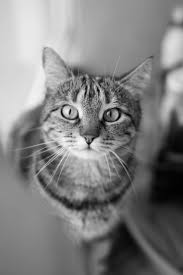
#> input picture images/images1.jpeg, 183 x 275 px
$ python transformations.py
#> lines starting #> are read from the running program, lines starting #| are printed output that depends on the picture
#> further down, image is the input picture: shape (275, 183); min 0, max 255, mean 128.4
import cv2
import numpy as np
import matplotlib.pyplot as plt

# Function for contrast stretching (linear contrast)
def contrast_stretching(image):
    min_val = np.min(image)
#> min_val = 0
    max_val = np.max(image)
#> max_val = 255
    contrast_image = (image - min_val) * (255 / (max_val - min_val))
    contrast_image = np.clip(contrast_image, 0, 255).astype(np.uint8)
    return contrast_image

# Function for logarithmic transformation
def logarithmic_transformation(image):
    image = image.astype(np.float32)        # Convert to float for precision
    c = 255 / np.log(1 + np.max(image))     # Scaling constant based on max pixel value
#> c = 45.99
    log_image = c * np.log(1 + image)       # Apply the log transformation
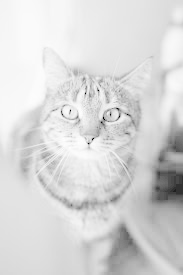
#> log_image: shape (275, 183) float32; min 0, max 255, mean 216.4
    log_image = np.clip(log_image, 0, 255)  # Ensure values are in the 0-255 range
    return log_image.astype(np.uint8)       # Convert back to uint8

# Function for gamma correction
def gamma_correction(image, gamma = 1.0):
#> called with gamma = 2
    gamma_image = np.power(image / 255.0, gamma) * 255
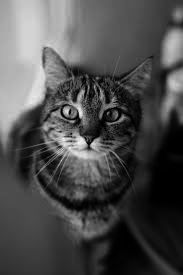
#> gamma_image: shape (275, 183) float64; min 0, max 255, mean 77.4
    gamma_image = np.clip(gamma_image, 0, 255).astype(np.uint8)
    return gamma_image

# Load an image
image = cv2.imread('./images/images1.jpeg', cv2.IMREAD_GRAYSCALE)  # Load image in grayscale

if image is None:
    print("Error: Image not found!")
    exit()

# Apply transformations
contrast_image = contrast_stretching(image)
log_image = logarithmic_transformation(image)
gamma_image = gamma_correction(image, 2.0)          # Example gamma value

# Display the results
plt.figure(figsize=(12, 12))

# Original image
plt.subplot(3, 3, 1)
plt.imshow(image, cmap='gray')
plt.title('Original Image')
plt.axis('off')

# Histogram of original image
plt.subplot(3, 3, 2)
plt.hist(image.ravel(), bins = 256, range = (0, 255), color = 'blue', alpha = 0.7)
plt.title('Histogram: Original Image')

# Logarithmic transformation image
plt.subplot(3, 3, 3)
plt.imshow(log_image, cmap='gray')
plt.title('Logarithmic Transformation')
plt.axis('off')

# Histogram of logarithmic transformation image
plt.subplot(3, 3, 4)
plt.hist(log_image.ravel(), bins = 256, range = (0, 255), color = 'green', alpha = 0.7)
plt.title('Histogram: Log Transformation')

# Contrast stretching image
plt.subplot(3, 3, 5)
plt.imshow(contrast_image, cmap='gray')
plt.title('Contrast Stretching')
plt.axis('off')

# Gamma correction image
plt.subplot(3, 3, 6)
plt.imshow(gamma_image, cmap='gray')
plt.title('Gamma Correction')
plt.axis('off')

# Histogram of contrast stretching image
plt.subplot(3, 3, 7)
plt.hist(contrast_image.ravel(), bins=256, range=(0, 255), color='red', alpha=0.7)
plt.title('Histogram: Contrast Stretching')

# Histogram of gamma correction image
plt.subplot(3, 3, 8)
plt.hist(gamma_image.ravel(), bins=256, range=(0, 255), color='orange', alpha=0.7)
plt.title('Histogram: Gamma Correction')

# Show the images
plt.tight_layout()
plt.show()
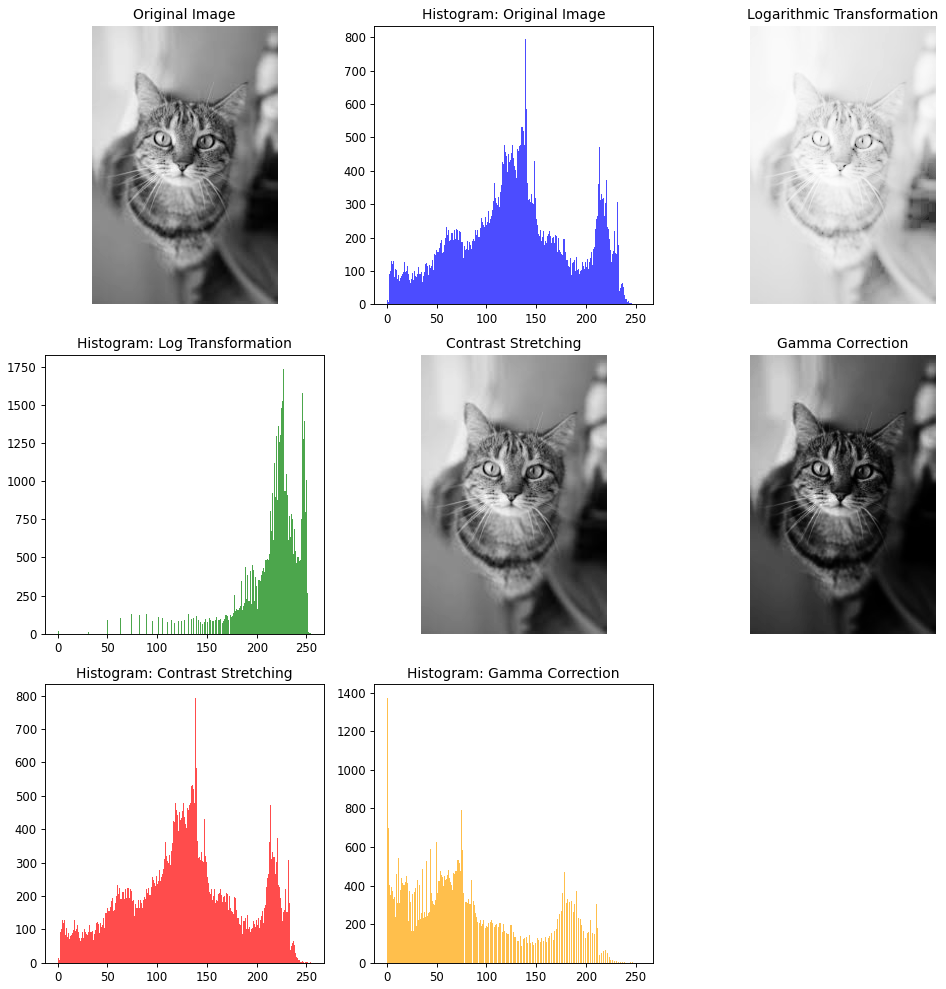
#> figure drawn by matplotlib, 8 panels; panel 2: tallest bar 794 high, from x = 138.5 to 139.5; panel 4: tallest bar 1742 high, from x = 226.1 to 227.1; panel 7: tallest bar 794 high, from x = 138.5 to 139.5; panel 8: tallest bar 1374 high, from x = 0 to 0.996

$ run again, with images/image.jpg copied over images/images1.jpeg
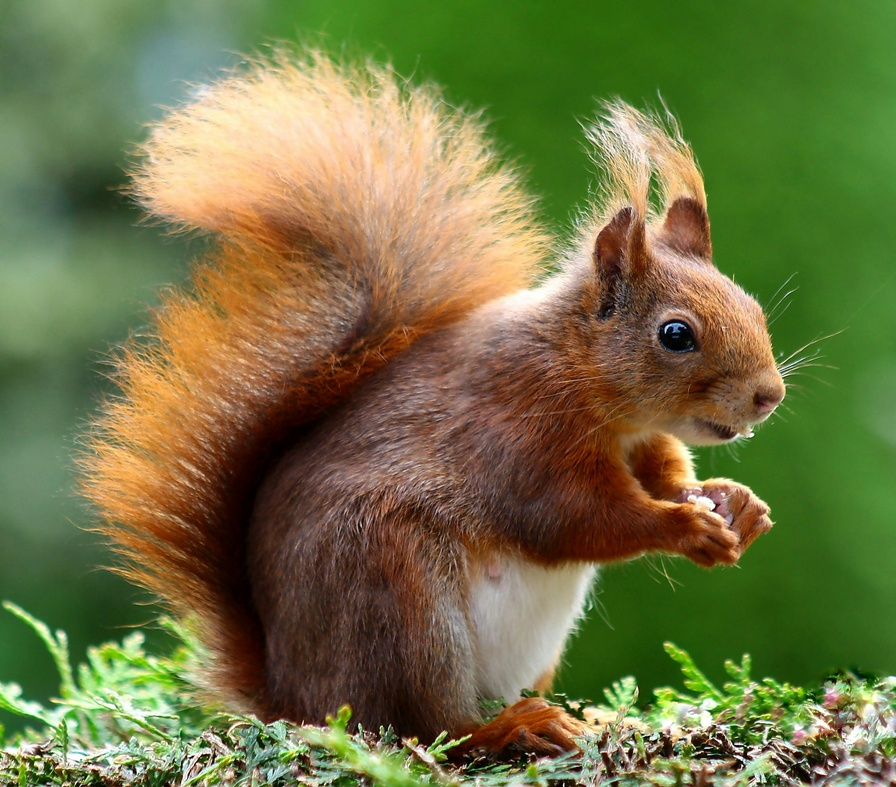
#> input picture images/image.jpg, 896 x 787 px, shrunk from 2939 x 2583 before the run
#> `image = cv2.imread('./images/images1.jpeg', cv2.IMREAD_GRAYSCALE)`:
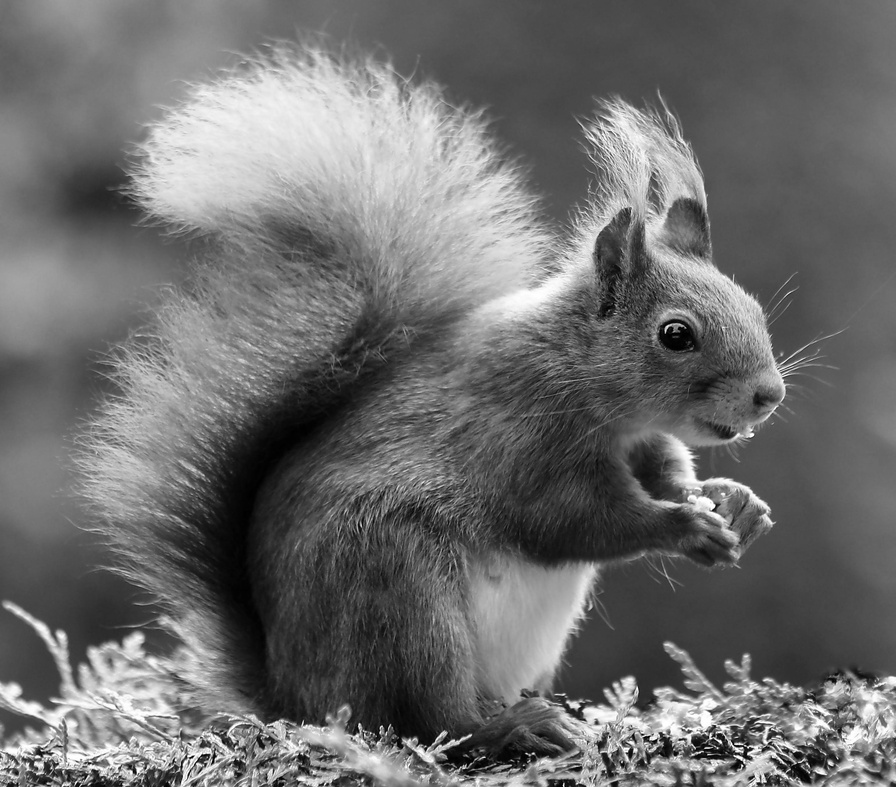
#> image: shape (787, 896); min 0, max 255, mean 109
#> min_val = 0
#> max_val = 255
#> c = 45.99
#> in gamma_correction, `gamma_image = np.power(image / 255.0, gamma) * 255`:
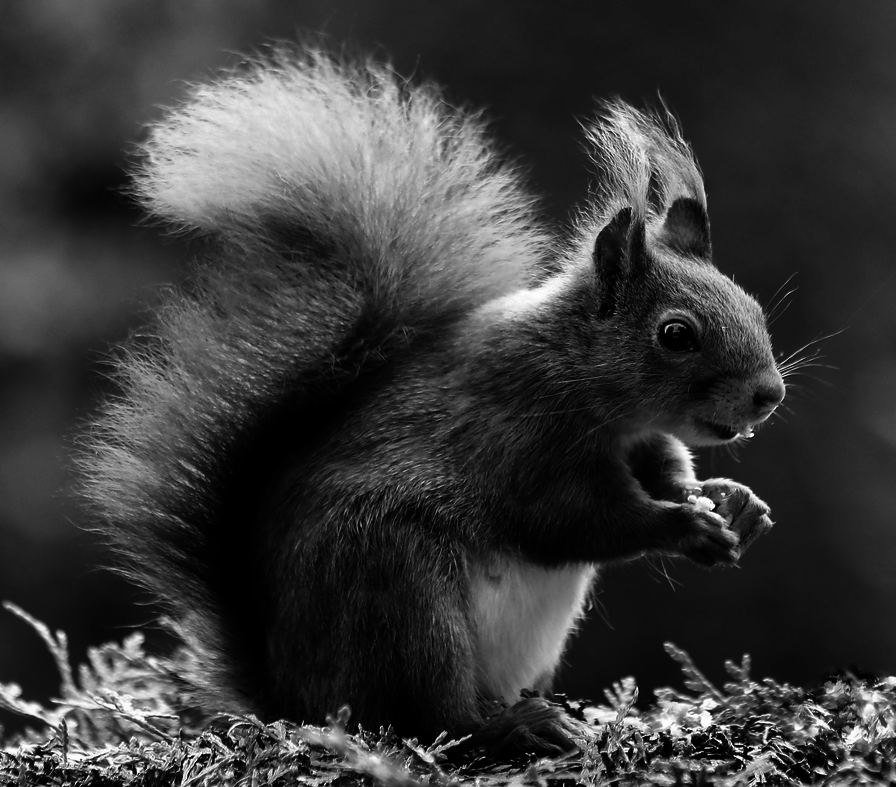
#> gamma_image: shape (787, 896) float64; min 0, max 255, mean 57.9
